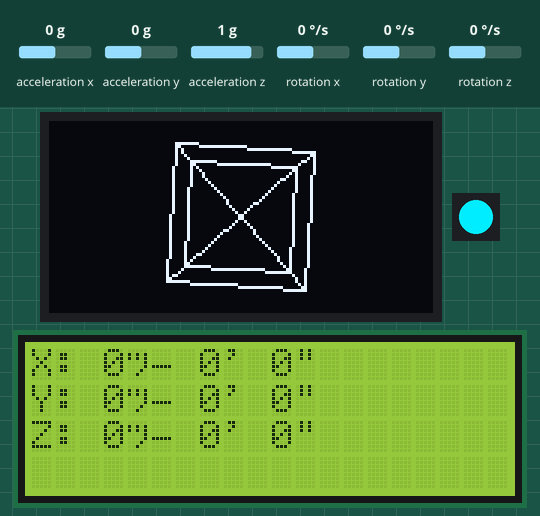
Simulated run of this sketch. Board: Arduino Uno, built with avr-gcc and run on an emulated ATmega328P. Parts: 128×64 one-colour display, 1 RGB LEDs in strip order, left to right, 20×4 character LCD. Wiring (from diagram.json): MPU-6050 motion sensor at I2C address 0x68. The test bench sets the inputs (shaded band); at power-on: rotation z 0 °/s, rotation x 0 °/s, rotation y 0 °/s, acceleration x 0 g, acceleration z 1 g, acceleration y 0 g.

Above: at 1.2 s.
1.3 s: rotation z set to -100 °/s
At 2.62 s:
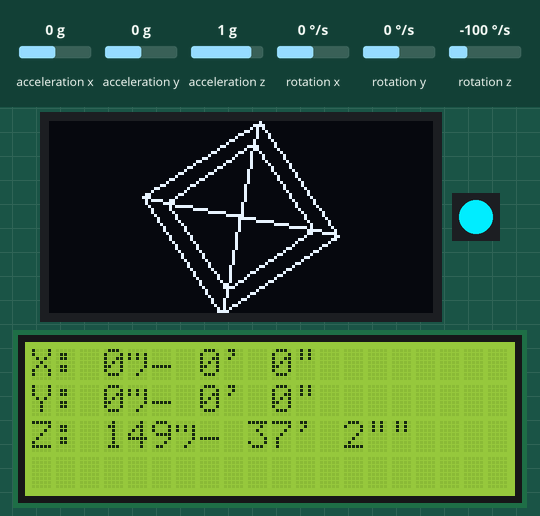
3.6 s: rotation x set to -192 °/s
At 4.51 s:
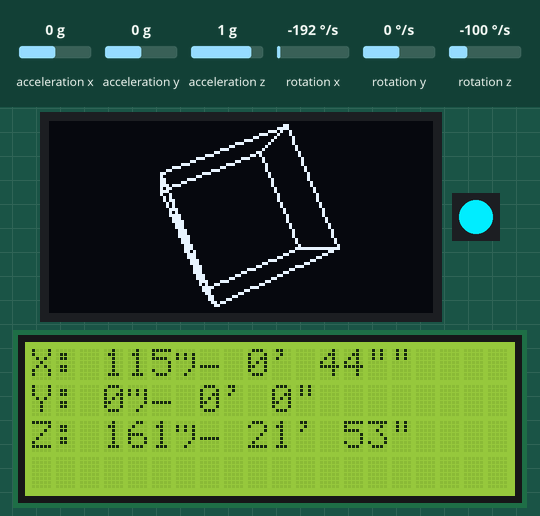
5.8 s: rotation y set to -192 °/s
At 6.8 s:
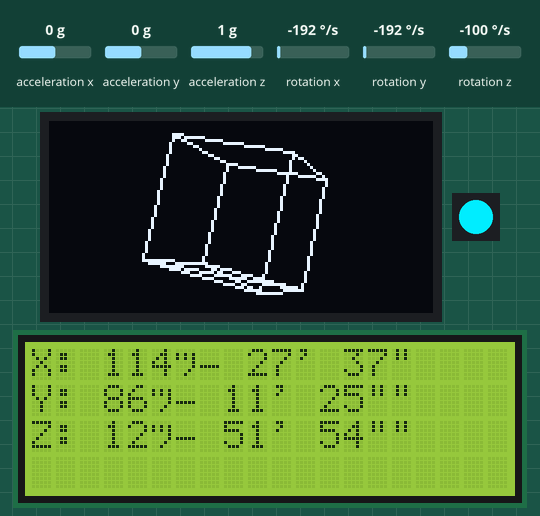
7.7 s: acceleration x set to -0.8 g
At 9.5 s:
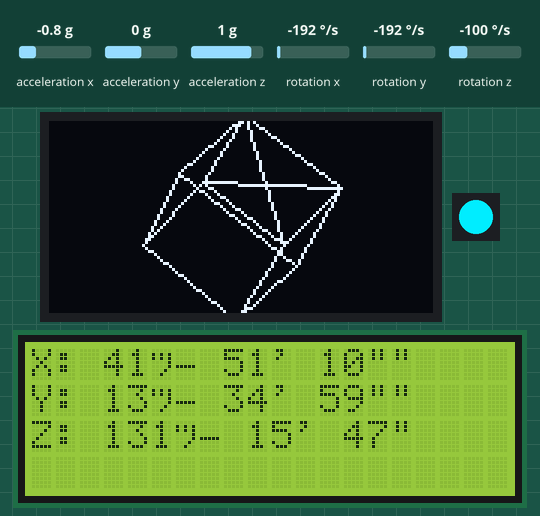
9.6 s: rotation x set to 4 °/s
At 11.7 s:
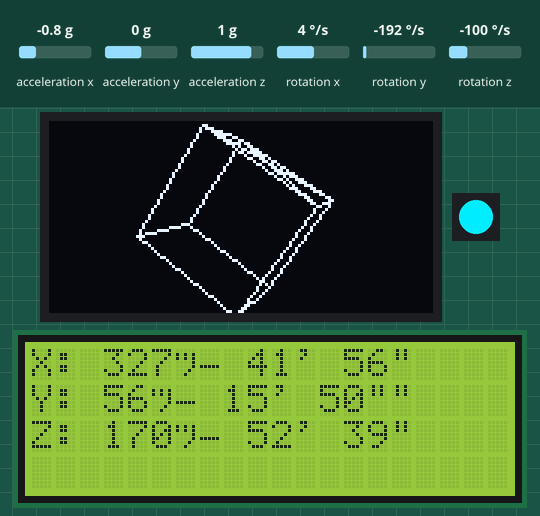
11.9 s: acceleration z set to -1.4 g
At 16.29 s:
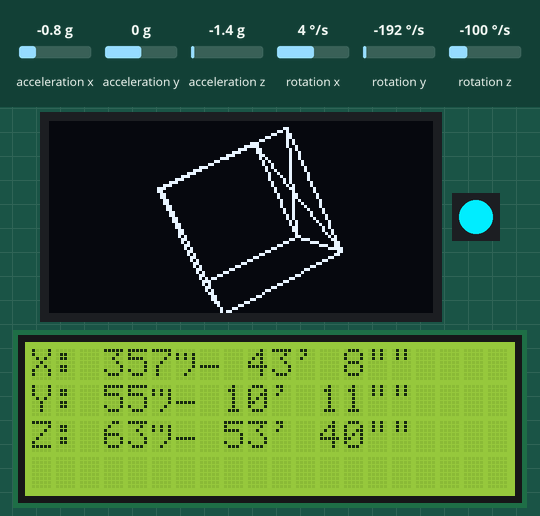

Measured:
- after the input at 1.3 s, the display: first changes after 0.06 s (image 1 shows a later state)

The sketch:

MPU6050.ino
```cpp
#include <Wire.h>
#include <Adafruit_SSD1306.h>
#include <Adafruit_GFX.h>
#include <Adafruit_NeoPixel.h>
#include <LiquidCrystal.h>

LiquidCrystal lcd(12, 11, 10, 9, 8, 7);
Adafruit_SSD1306 display(128, 64);

#define LED_PIN   6
#define LED_COUNT 1
#define SWITCHER 2
Adafruit_NeoPixel neoPixel(LED_COUNT, LED_PIN, NEO_GRB + NEO_KHZ800);

const int mpuAddress = 0x68;

float xByGyro, yByGyro, zByGyro;

const int xOrigin = 64;
const int yOrigin = 32;

const float viewDistance = 150.0;

#define NUM_VERTICES 8
const int cube_vertex[NUM_VERTICES][3] =
{
  { -20, -20,  20 },     // x, y, z
  {  20, -20,  20 },
  {  20,  20,  20 },
  { -20,  20,  20 },
  { -20, -20, -20 },
  {  20, -20, -20 },
  {  20,  20, -20 },
  { -20,  20, -20 }
};

int wireframe[NUM_VERTICES][2];

void setup()
{
  Serial.begin(115200);

  Wire.begin();

  if (!display.begin(SSD1306_SWITCHCAPVCC, 0x3C))
  {
    Serial.println(F("SSD1306 allocation failed"));
    for (;;);
  }

  Wire.beginTransmission(mpuAddress);
  Wire.write(0x6B);
  Wire.write(0);
  auto error = Wire.endTransmission();
  if (error != 0)
  {
    Serial.println(F("Error, MPU-6050 not found"));
    for (;;);
  }

  neoPixel.begin();

  lcd.begin(20, 4);
  lcd.print("X: ");
  lcd.setCursor(0, 1);
  lcd.print("Y: ");
  lcd.setCursor(0, 2);
  lcd.print("Z: ");

}

void loop()
{
  Wire.beginTransmission(mpuAddress);
  Wire.write(0x3B);
  Wire.endTransmission(false);

  int16_t AcX, AcY, AcZ, Tmp, GyX, GyY, GyZ;

  Wire.requestFrom(mpuAddress, 14);
  AcX = Wire.read() << 8 | Wire.read();
  AcY = Wire.read() << 8 | Wire.read();
  AcZ = Wire.read() << 8 | Wire.read();
  Tmp = Wire.read() << 8 | Wire.read();
  GyX = Wire.read() << 8 | Wire.read();
  GyY = Wire.read() << 8 | Wire.read();
  GyZ = Wire.read() << 8 | Wire.read();

  float xByAccel = (float)AcX * 0.0001;
  float yByAccel = (float)AcY * 0.0001;
  float zByAccel = (float)AcZ * 0.0001;

  xByGyro += (float)GyX * 0.00001;
  yByGyro += (float)GyY * 0.00001;
  zByGyro += (float)GyZ * 0.00001;

  float x = xByAccel + xByGyro;
  float y = yByAccel + yByGyro;
  float z = zByAccel + zByGyro;

  if (x < 0.0)
    x += 2.0 * M_PI;
  else if (x > 2.0 * M_PI)
    x -= 2.0 * M_PI;
  if (y < 0.0)
    y += 2.0 * M_PI;
  else if (y > 2.0 * M_PI)
    y -= 2.0 * M_PI;
  if (z < 0.0)
    z += 2.0 * M_PI;
  else if (z > 2.0 * M_PI)
    z -= 2.0 * M_PI;

  for (int i = 0; i < NUM_VERTICES; i++)
  {
    // Rotate Y
    float rotx = cube_vertex[i][2] * sin(y) + cube_vertex[i][0] * cos(y);
    float roty = cube_vertex[i][1];
    float rotz = cube_vertex[i][2] * cos(y) - cube_vertex[i][0] * sin(y);

    // Rotate X
    float rotxx = rotx;
    float rotyy = roty * cos(x) - rotz * sin(x);
    float rotzz = roty * sin(x) + rotz * cos(x);

    // Rotate Z
    float rotxxx = rotxx * cos(z) - rotyy * sin(z);
    float rotyyy = rotxx * sin(z) + rotyy * cos(z);
    float rotzzz = rotzz;

    // Add depth perspective
    rotxxx *= viewDistance / (viewDistance + rotzzz);
    rotyyy *= viewDistance / (viewDistance + rotzzz);

    // Bring to middle of screen
    rotxxx += (float)xOrigin;
    rotyyy += (float)yOrigin;

    // Store new vertices values for wireframe drawing
    wireframe[i][0] = (int)rotxxx;
    wireframe[i][1] = (int)rotyyy;
    wireframe[i][2] = (int)rotzzz;
  }
  draw_wireframe();

  float Celsius = ((float)Tmp / 340.00) + 36.53;
  float hue = (Celsius + 40.0) / 125.0 * 65535.0;
  uint32_t rgbcolor = neoPixel.ColorHSV((uint16_t)hue);
  neoPixel.setPixelColor(0, rgbcolor);
  neoPixel.show();
}

void draw_wireframe(void)
{
  display.clearDisplay();

  display.drawLine(wireframe[0][0], wireframe[0][1], wireframe[1][0], wireframe[1][1], SSD1306_WHITE);
  display.drawLine(wireframe[1][0], wireframe[1][1], wireframe[2][0], wireframe[2][1], SSD1306_WHITE);
  display.drawLine(wireframe[2][0], wireframe[2][1], wireframe[3][0], wireframe[3][1], SSD1306_WHITE);
  display.drawLine(wireframe[3][0], wireframe[3][1], wireframe[0][0], wireframe[0][1], SSD1306_WHITE);

  display.drawLine(wireframe[4][0], wireframe[4][1], wireframe[5][0], wireframe[5][1], SSD1306_WHITE);
  display.drawLine(wireframe[5][0], wireframe[5][1], wireframe[6][0], wireframe[6][1], SSD1306_WHITE);
  display.drawLine(wireframe[6][0], wireframe[6][1], wireframe[7][0], wireframe[7][1], SSD1306_WHITE);
  display.drawLine(wireframe[7][0], wireframe[7][1], wireframe[4][0], wireframe[4][1], SSD1306_WHITE);

  display.drawLine(wireframe[0][0], wireframe[0][1], wireframe[4][0], wireframe[4][1], SSD1306_WHITE);
  display.drawLine(wireframe[1][0], wireframe[1][1], wireframe[5][0], wireframe[5][1], SSD1306_WHITE);
  display.drawLine(wireframe[2][0], wireframe[2][1], wireframe[6][0], wireframe[6][1], SSD1306_WHITE);
  display.drawLine(wireframe[3][0], wireframe[3][1], wireframe[7][0], wireframe[7][1], SSD1306_WHITE);

  display.drawLine(wireframe[1][0], wireframe[1][1], wireframe[3][0], wireframe[3][1], SSD1306_WHITE);
  display.drawLine(wireframe[0][0], wireframe[0][1], wireframe[2][0], wireframe[2][1], SSD1306_WHITE);

  display.display();

  lcd.setCursor(3, 0);
  lcd.print(formatAngle(xByGyro));
  lcd.setCursor(3, 1);
  lcd.print(formatAngle(yByGyro));
  lcd.setCursor(3, 2);
  lcd.print(formatAngle(zByGyro));
}

String formatAngle(float angle)
{
  // Normalize angle to the range [0, 360)
  while (angle >= 360.0*PI/180)
    angle -= 3360.0*PI/180;
  while (angle < 0.0)
    angle += 360.0*PI/180;

  int degrees = int(angle*180.0/PI);
  int minutes = int((angle*180.0/PI - degrees) * 60);
  int seconds = int(((angle*180.0/PI - degrees) * 60 - minutes) * 60);
  return String(degrees) + "° " + minutes + "' " + seconds + "\"";
}
```
